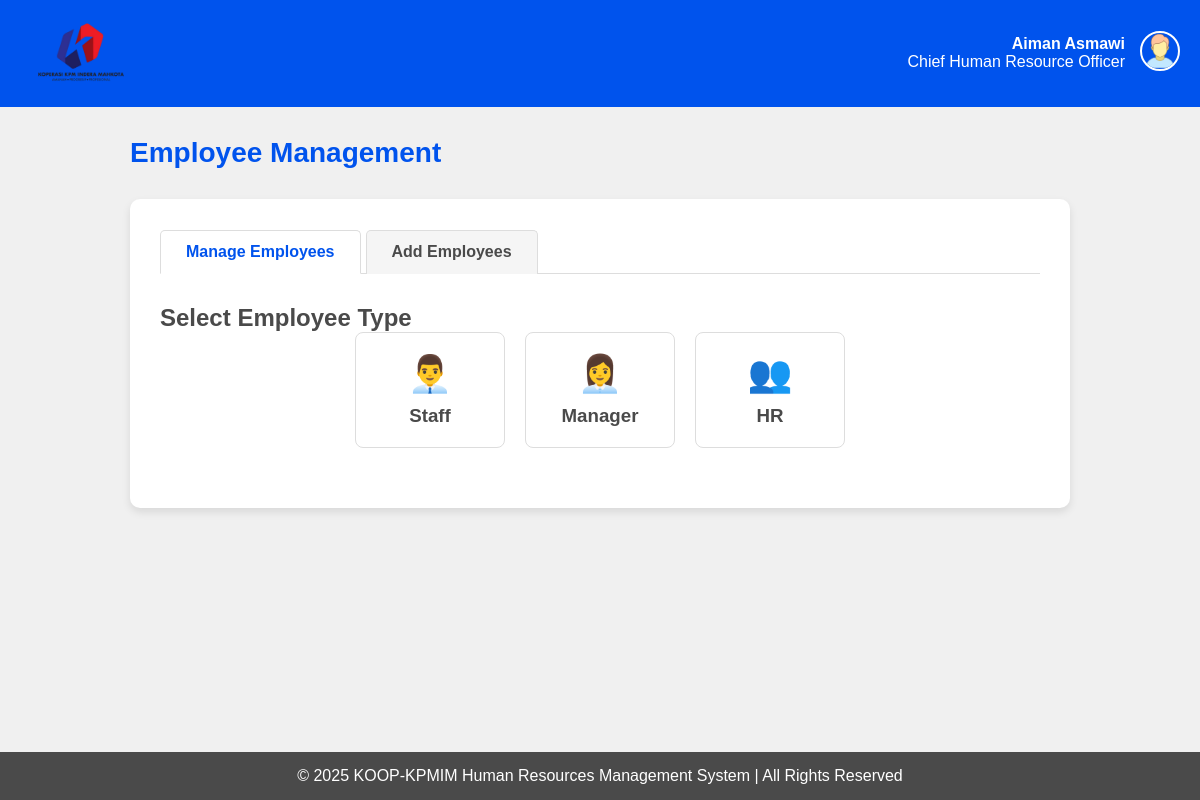
The page /hr/employee-management/ (signed in) on the database its author committed.
### HRMS/models.py (models this page shows, shortened)
class HR(models.Model):
    id = models.TextField(primary_key=True)
    password = models.TextField(default='')
    staffid = models.ForeignKey(STAFF, on_delete=models.CASCADE, default='')

class STAFF(models.Model):
    id = models.TextField(primary_key=True, max_length=12)
    name = models.TextField(default='')
    position = models.TextField(default='')
    phone = models.TextField(default='')
    email = models.EmailField(default='')
    password = models.TextField(default='')
    STATUS = [
        ('',''),
        ('Married','married'),
        ('Single','single'),
    ]
    status = models.TextField(choices=STATUS, default='')
    GENDER = [
        ('',''),
        ('Male', 'male'),
        ('Female', 'female'),
    ]
    gender = models.TextField(choices=GENDER, default='')
    date_of_birth = models.DateField()
    bank_number = models.TextField(default='')
    emergency_contact = models.TextField(default='')

### HRMS/views.py (the view)
# urls.py: path('hr/employee-management/', views.employee_management, name='employee_management'),
def employee_management(request):
    hr_id = request.session.get('user_id')
    if not request.session.get('user_type') == 'hr':
        request.session.flush()
        messages.error(request, "You do not have permission to view this page. Please login again")
        return redirect('login')
    hr = HR.objects.get(id=hr_id)
    staffs = STAFF.objects.all()
    managers = MANAGER.objects.all()
    hrs = HR.objects.all()
    context = {
        'hr': hr,
        'staffs': staffs,
        'managers': managers,
        'hrs': hrs,
    }
    return render(request, 'hr/employee_management.html', context)

### HRMS/templates/hr/employee_management.html (shortened to what this page needs)
{% load static %}
<!DOCTYPE html>
<html lang="en">
<head>
</head>
<body>
    <header>
        <a href="{% url 'hrmenu' %}">
            <img src="{% static 'img/logo.png' %}" alt="KOOP-KPMIM Logo" class="logo">
        </a>
        <div class="header-right">
            <div class="user-info">
                <div><strong>{{ hr.staffid.name }}</strong></div>
                <div>{{ hr.staffid.position }}</div>
            </div>
            <div class="user-dropdown">
                <img src="{% static 'img/user.png' %}" alt="User Profile" class="user-image" onclick="toggleDropdown()">
            </div>
        </div>
    </header>
    <main>
        <h1>Employee Management</h1>
        <div class="container">
            <div class="tab-nav">
                <a class="tab-link active" onclick="openTab(event, 'view-users')">Manage Employees</a>
                <a class="tab-link" onclick="openTab(event, 'add-user')">Add Employees</a>
            </div>
            <div id="view-users" class="tab-content active">
                <h2>Select Employee Type</h2>
                <div class="user-type-selection">
                    <div class="user-type-card" onclick="selectUserType('staff', this)">
                        <div class="user-type-icon">👨‍💼</div>
                        <h3>Staff</h3>
                    </div>
                    <div class="user-type-card" onclick="selectUserType('manager', this)">
                        <div class="user-type-icon">👩‍💼</div>
                        <h3>Manager</h3>
                    </div>
                    <div class="user-type-card" onclick="selectUserType('hr', this)">
                        <div class="user-type-icon">👥</div>
                        <h3>HR</h3>
                    </div>
                </div>
            </div>
        </div>
    </main>
    <footer>
        <p>&copy; 2025 KOOP-KPMIM Human Resources Management System | All Rights Reserved</p>
    </footer>
</body>
</html>

### HRMS/templates/hr/employee_management.html (style rules this page uses)
:root { --primary-color: #F0F0F0; --secondary-color: #0053ED; --accent-color: #E90000; --text-color: #4A4A4A; }
* { margin: 0; padding: 0; box-sizing: border-box; font-family: Arial, sans-serif; }
body { background-color: var(--primary-color); color: var(--text-color); min-height: 100vh; display: flex; flex-direction: column; }
header { background-color: var(--secondary-color); color: white; padding: 20px; display: flex; justify-content: space-between; align-items: center; }
.logo { width: 120px; height: auto; }
.header-right { display: flex; align-items: center; }
.user-info { margin-right: 15px; text-align: right; }
.user-dropdown { position: relative; display: inline-block; }
.user-image { width: 40px; height: 40px; border-radius: 50%; cursor: pointer; border: 2px solid white; }
main { flex: 1; padding: 30px; max-width: 1000px; margin: 0 auto; width: 100%; }
h1 { color: var(--secondary-color); margin-bottom: 30px; font-size: 28px; }
.container { background: white; border-radius: 10px; box-shadow: 0 4px 8px rgba(0, 0, 0, 0.1); padding: 30px; margin-bottom: 30px; }
.tab-nav { display: flex; margin-bottom: 30px; border-bottom: 1px solid #ddd; }
.tab-link { padding: 12px 25px; background-color: #f5f5f5; color: var(--text-color); text-decoration: none; border-radius: 5px 5px 0 0; margin-right: 5px; cursor: pointer; font-weight: bold; border: 1px solid #ddd; border-bottom: none; position: relative; top: 1px; }
.tab-link.active { background-color: white; color: var(--secondary-color); border-bottom: 1px solid white; }
.tab-content { display: none; }
.tab-content.active { display: block; }
.user-type-selection { display: flex; justify-content: center; gap: 20px; margin-bottom: 30px; }
.user-type-card { background-color: white; border: 1px solid #ddd; border-radius: 8px; padding: 20px; width: 150px; text-align: center; cursor: pointer; transition: all 0.3s ease; }
.user-type-icon { font-size: 36px; margin-bottom: 10px; color: var(--text-color); }
footer { background-color: var(--text-color); color: white; text-align: center; padding: 15px; margin-top: auto; }

### rows shown on the page
HR: staffid.name "Aiman Asmawi", staffid.position "Chief Human Resource Officer"
